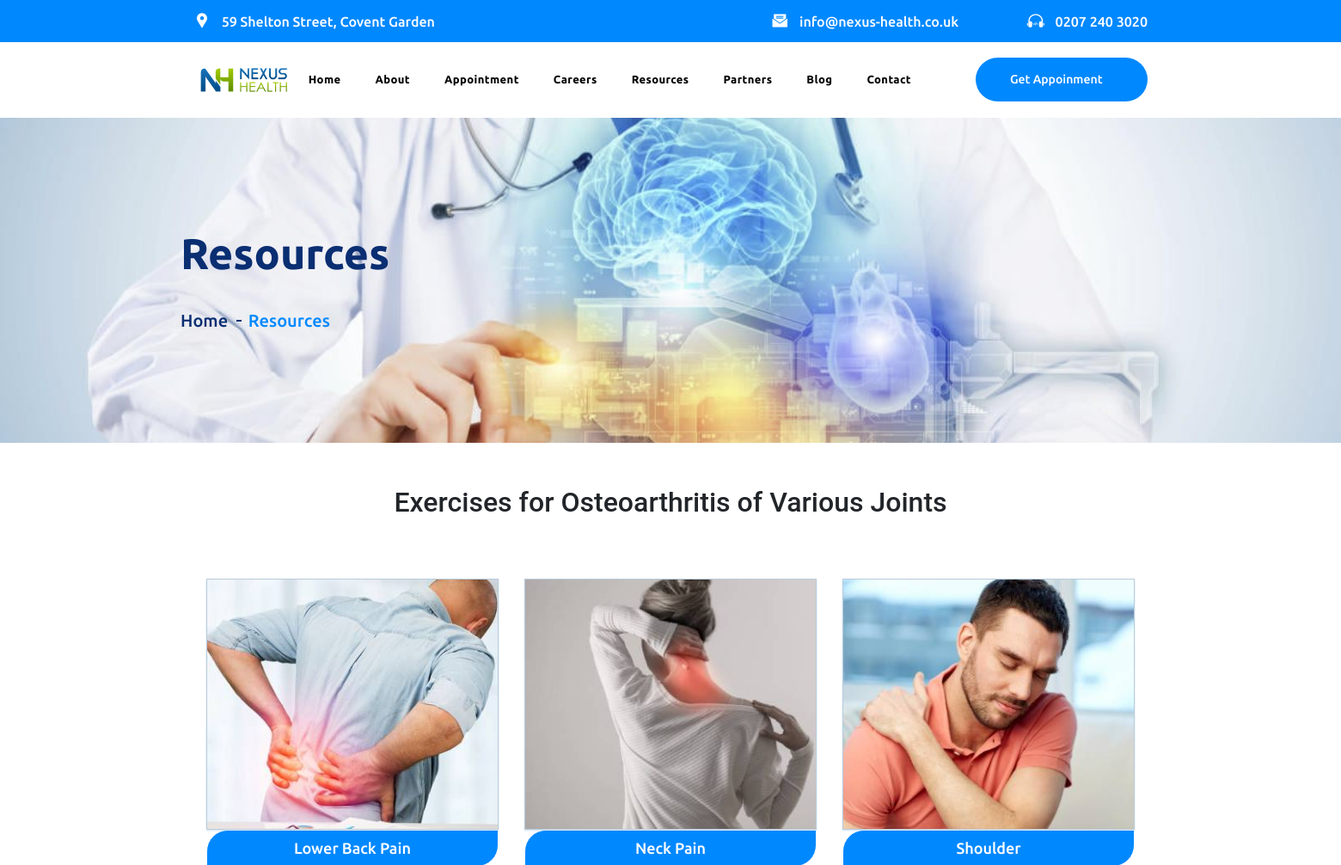
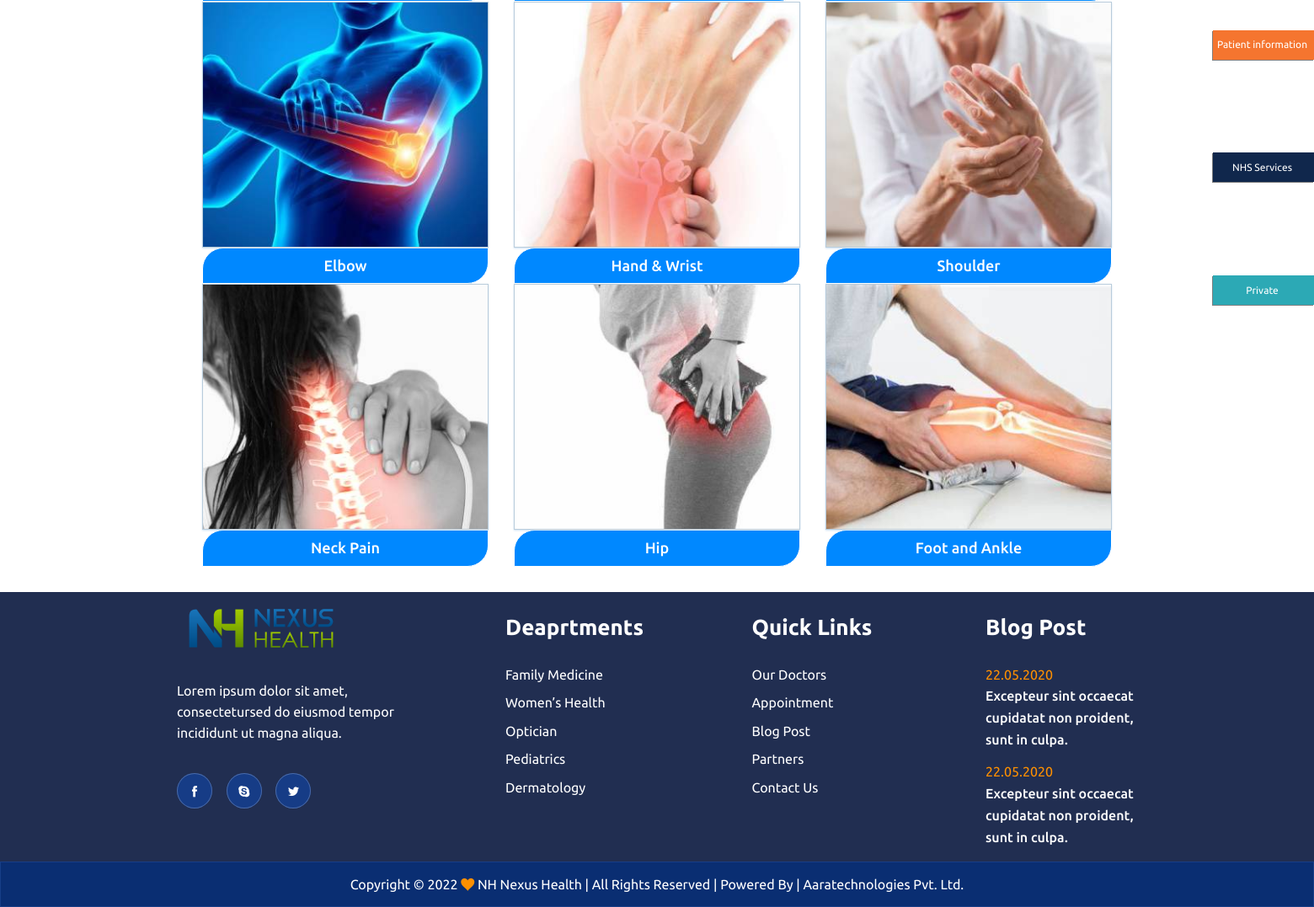
Page /resources on the committed database (2 pictures, top to bottom).
### nexus_health/models.py (models this page shows, shortened)
class Resources_Page(models.Model):
    page_name = models.CharField(max_length=200)
    header_image=models.ImageField(upload_to='Header/Resources_Page_Img')
    header_title=models.CharField(max_length=200)

class Resources_Detail(models.Model):
    resources_page=models.ForeignKey(Resources_Page,on_delete=models.CASCADE)
    image=models.ImageField(upload_to='Resources_Img')
    title =models.CharField(max_length=200)
    link = models.CharField(max_length=200)

### nexus_health/views.py (the view)
# urls.py: path('resources', views.resources, name='resources'),
def resources(request):
    resources_page = Resources_Page.objects.all()
    resources_detail = Resources_Detail.objects.all()
    context={
            'resources_page':resources_page,
            'resources_detail':resources_detail,
    }
    return render(request,'pages/resources.html',context)

### nexus_health/templates/pages/resources.html
{% extends 'base.html' %}
{% load static %}
{% block content %}
<main class="site-content">
    {% for i in resources_page %}
    <div class="page_header" style="background-image: url('{{i.header_image.url}}')">
    <div class="page_header d-flex align-items-center">
        <div class="container">
            <section>
                <h2>Resources</h2>
                <div class="breadcrumbs">
                    <a href="{% url 'home'%}">Home</a>
                    <span>Resources</span>
                </div>
            </section>
        </div>
    </div>
    </div>
    {% endfor %}
    <div class="heading text-centert">
        {% for i in resources_page %}
    <h2 class="textheadingsize">{{i.header_title}}</h2>
    {% endfor %}
    </div>
    <div class="about-section">
        <div class="container">
                <div class="text-center">
                    <div class="row">
                        {% for i in resources_detail %}
                        <div class="col-md-4">
                            <img src="{{i.image.url}}" alt="Resources" class="imgrow1">
                        </a><h5 class="headingtext2"><a href="{{i.link}}">{{i.title}}</a></h5>
                        </div>
                        {% endfor %}
                        </div>
                    </div>
        </div>
    </div>
</main>
{% endblock %}

### nexus_health/static/css/style.css (style rules this page uses)
* { margin: 0px; padding: 0px; border: 0; outline: 0; -webkit-box-sizing: border-box !important; -moz-box-sizing: border-box !important; -ms-box-sizing: border-box !important; -o-box-sizing: border-box !important; box-sizing: border-box !important; }
a, a:hover, a:active, a:visited, a:focus { color: inherit; text-decoration: none; outline: 0 !important; }
a { transition: all .3s ease; }
h1, h2, h3, h4, h5, h6, figure { margin: 0; }
img { max-width: 100%; }
.page_header { height: 378px; background: no-repeat center center; background-size: cover; }
.page_header section > h2 { font-size: 50px; font-weight: 700; color: #0a2e72; margin-bottom: 34px; }
.breadcrumbs > a, .breadcrumbs > span { font-size: 20px; font-weight: 500; display: inline-block; position: relative; }
.breadcrumbs > a { color: #0a2e72 }
.breadcrumbs > span { color: #0088ff }
.breadcrumbs > a + a, .breadcrumbs > a + span { padding-left: 8px; margin-left: 12px; }
.breadcrumbs > a + a::before, .breadcrumbs > a + span::before { position: absolute; content: ''; width: 6px; height: 2px; background: #0a2e72; top: 50%; right: 100%; -webkit-transform: translateY(-50%); -ms-transform: translateY(-50%); transform: translateY(-50%); }
.about-section { margin-top: 145px; }
.text-center { text-align: center; margin-top: -115px; padding: 30px; font-size: 50px; }
.imgrow1 { border: 1px solid; box-shadow: 0 1px 2px 0 rgb(0 106 194 / 20%); border: 1px solid #b9ccdb; }
.heading { padding: 50px 10px 10px 10px; text-align: center; }
.headingtext2 { padding: 10px 10px 10px 10px; background-color: #0088ff; color: #fff; border: 1px solid; border-radius: 25px 0px 25px 0px; font-size: 18px; }
.textheadingsize { font-family: roboto; }

### nexus_health/static/css/responsive.css (style rules this page uses)
@media (min-width: 1200px) { .container { max-width: 1170px; } }

### rows in the picture
Resources_Page: header_image (picture), header_title "Exercises for Osteoarthritis of Various Joints"
Resources_Detail: image (picture), title "Lower Back Pain"
Resources_Detail: image (picture), title "Neck Pain"
Resources_Detail: image (picture), title "Shoulder"
Resources_Detail: image (picture), title "Elbow"
Resources_Detail: image (picture), title "Hand & Wrist"
Resources_Detail: image (picture), title "Shoulder"
Resources_Detail: image (picture), title "Neck Pain"
Resources_Detail: image (picture), title "Hip"
Resources_Detail: image (picture), title "Foot and Ankle"
